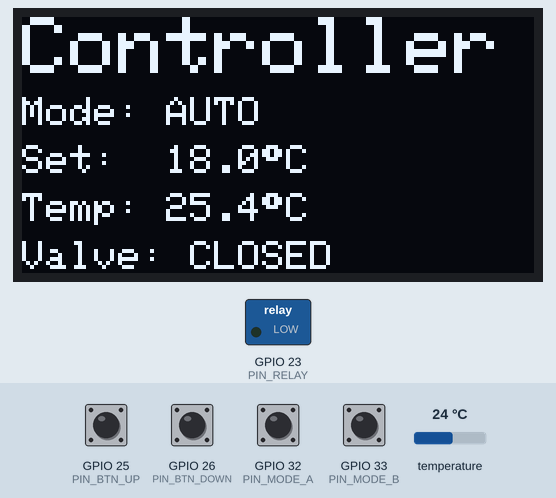
The program below on a simulated ESP32. Shown: 128×64 one-colour display, switched loads named in the program (green lamp = pin HIGH). Inputs (shaded band) come from the test bench; at power-on: GPIO 25 (PIN_BTN_UP), GPIO 26 (PIN_BTN_DOWN), GPIO 32 (PIN_MODE_A), GPIO 33 (PIN_MODE_B) HIGH, temperature 24 °C. EEPROM starts erased.

Above: at 2.7 s.
2.8 s: GPIO 33 (PIN_MODE_B) pulled LOW for 0.15 s
At 3.7 s:
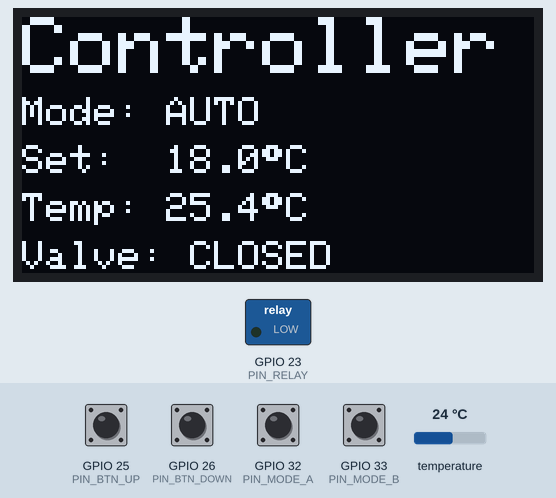
4.4 s: GPIO 32 (PIN_MODE_A) pulled LOW for 0.15 s
At 4.5 s:
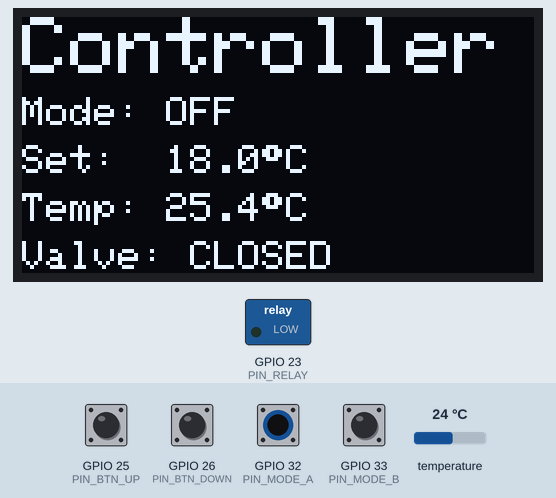
6.0 s: temperature set to 12 °C
At 7.2 s:
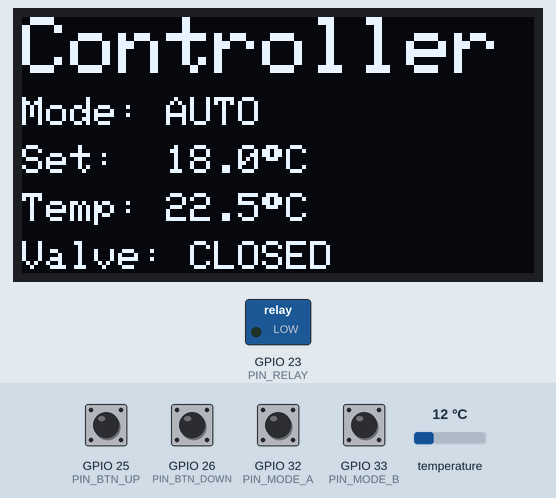
8.9 s: GPIO 33 (PIN_MODE_B) pulled LOW for 1 s
At 9.3 s:
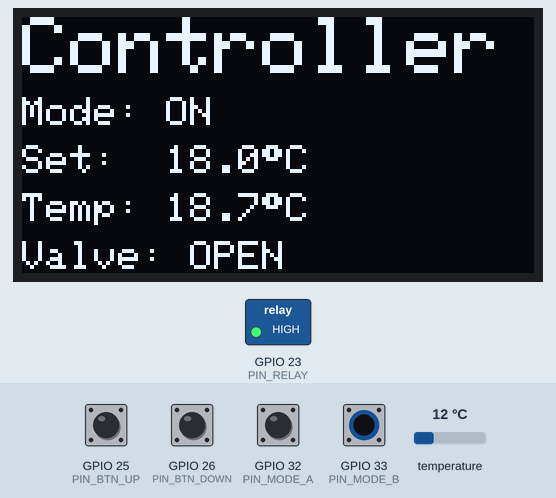
11.4 s: GPIO 25 (PIN_BTN_UP) pulled LOW for 1 s
At 13.2 s:
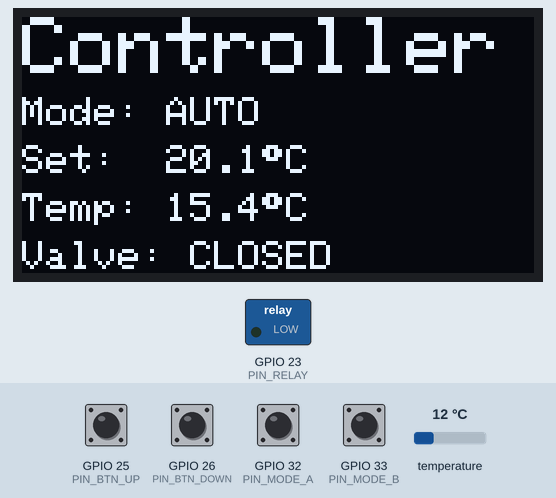
13.9 s: GPIO 26 (PIN_BTN_DOWN) pulled LOW for 0.15 s
At 14.8 s:
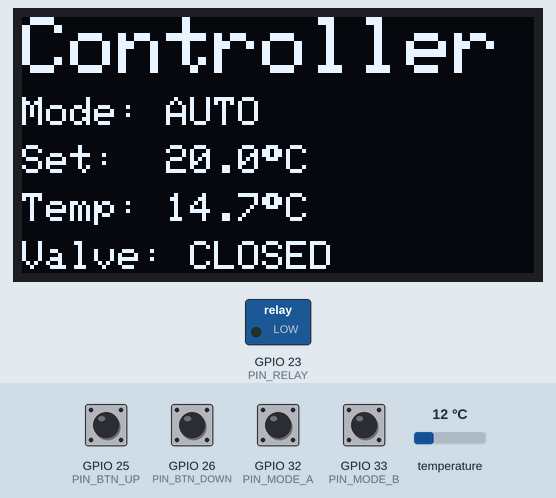
Timing chart, 0 to 16.9 s (numbered marks = the images above; inputs shaded):
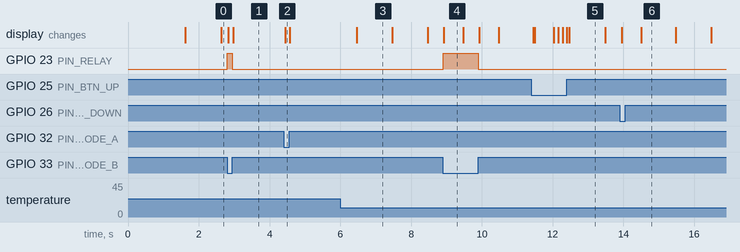

Measured:
- after the input at 2.8 s, GPIO 23 (PIN_RELAY): LOW → HIGH at once, → LOW 0.15 s later; the display: first changes at once (image 1 shows a later state)
- after the input at 4.4 s, the display: changes at once (image 2)
- after the input at 6.0 s, the display: changes after 0.47 s (image 3)
- after the input at 8.9 s, GPIO 23 (PIN_RELAY): LOW → HIGH at once, → LOW 1.0 s later; the display: changes at once (image 4)
- what the display in image 3 shows lasts 1.0 s, from 6.5 s to 7.5 s
- what the display in image 4 shows lasts 0.6 s, from 8.9 s to 9.5 s

The program:

main.cpp
```cpp
#include <Adafruit_GFX.h>
#include <Adafruit_SSD1306.h>
#include <Arduino.h>
#include <DallasTemperature.h>
#include <OneWire.h>
#include <Preferences.h>
#include <Wire.h>
#include <cstdint>

#if defined(ESP32)
#include <esp_task_wdt.h>
#endif

// ---------- OLED / I2C ----------
constexpr uint8_t OLED_ADDR = 0x3C;
constexpr int SCREEN_WIDTH = 128;
constexpr int SCREEN_HEIGHT = 64;
Adafruit_SSD1306 display(SCREEN_WIDTH, SCREEN_HEIGHT, &Wire, -1);

// ---------- IO Pins ----------
constexpr uint8_t PIN_MODE_A = 32;   // left -> GND = OFF
constexpr uint8_t PIN_MODE_B = 33;   // right -> GND = ON
constexpr uint8_t PIN_BTN_UP = 25;   // to GND (active LOW)
constexpr uint8_t PIN_BTN_DOWN = 26; // to GND (active LOW)

// ---------- Sensor & Relay ----------
constexpr uint8_t PIN_ONEWIRE = 4; // DS18B20 Data
constexpr uint8_t PIN_RELAY = 23;  // Relay IN
constexpr bool RELAY_ACTIVE_HIGH = true;

OneWire oneWire(PIN_ONEWIRE);
DallasTemperature sensors(&oneWire);
DeviceAddress dsAddr;

// ---------- Settings ----------
constexpr float SET_STEP = 0.1f;
constexpr float SET_MIN = -20.0f;
constexpr float SET_MAX = 80.0f;
constexpr float HYST = 0.2f;

enum class Mode { OFF, AUTO, ON };
float setpoint = 18.0f;
float lastTempRaw = NAN;
float lastTemp = NAN;
bool relayState = false;
Mode lastMode = Mode::AUTO;

// ---------- Smoothing ----------
float emaTemp = NAN;
constexpr float EMA_ALPHA = 0.25f;
inline float smooth(float prev, float now) {
  if (isnan(prev))
    return now;
  return prev + EMA_ALPHA * (now - prev);
}

// ---------- AUTO timing ----------
constexpr uint32_t OPEN_DURATION_MS = 10UL * 1000UL;
constexpr uint32_t COOLDOWN_MS = 120UL * 1000UL;

enum class AutoState { OPEN, CLOSED };
AutoState autoState = AutoState::CLOSED;
uint32_t stateStartedAt = 0;
uint32_t lastOpenAt = 0;

// ---------- Display power ----------
constexpr uint32_t DISPLAY_ON_TIMEOUT_MS = 120UL * 1000UL;
bool displayIsOn = true;
uint32_t lastInteractionAt = 0;

// ---------- Persistence ----------
Preferences prefs;
constexpr const char *NVS_NS = "winectrl";
constexpr const char *NVS_KEY_SETPOINT = "sp";
bool setpointDirty = false;
uint32_t lastSetpointChangeAt = 0;
constexpr uint32_t SETPOINT_SAVE_DELAY_MS = 1500;
constexpr float SP_SAVE_EPS = 0.05f;
float lastSavedSetpoint = NAN;

// ---------- Robustness Counters ----------
static uint32_t i2cErrorCount = 0;
static uint32_t dsNaNStreak = 0;
constexpr uint32_t DS_NAN_STREAK_RESET = 8; // n*~1s → ~8 Sekunden
constexpr uint32_t I2C_ERROR_RESET = 5;     // nach 5 Fehlern neu initialisieren

// ---------- Forward declarations ----------
void recoverI2CAndDisplay();
void initDisplay(bool showSplash);
void displayWake();
void displaySleep();

// ---------- Persistence helpers ----------
void saveSetpoint() {
  if (isnan(setpoint))
    return;
  if (isnan(lastSavedSetpoint) ||
      fabsf(setpoint - lastSavedSetpoint) >= SP_SAVE_EPS) {
    prefs.putFloat(NVS_KEY_SETPOINT, setpoint);
    lastSavedSetpoint = setpoint;
    setpointDirty = false;
  }
}
void loadSetpoint() {
  float v = prefs.getFloat(NVS_KEY_SETPOINT, NAN);
  if (!isnan(v)) {
    setpoint = constrain(v, SET_MIN, SET_MAX);
    lastSavedSetpoint = setpoint;
  }
}
void maybePersistSetpoint(uint32_t now) {
  if (setpointDirty &&
      (uint32_t)(now - lastSetpointChangeAt) >= SETPOINT_SAVE_DELAY_MS) {
    saveSetpoint();
  }
}

// ---------- Calibration (piecewise linear) ----------
static const int CAL_COUNT = 4;
static const float CAL_RAW[] = {9.0f, 24.0f, 41.0f, 95.5f};
static const float CAL_REF[] = {11.0f, 25.4f, 43.0f, 92.0f};

float applyCalibration(float raw) {
  if (isnan(raw) || CAL_COUNT <= 0)
    return raw;
  if (CAL_COUNT == 1)
    return raw + (CAL_REF[0] - CAL_RAW[0]);

  if (raw <= CAL_RAW[0]) {
    float x1 = CAL_RAW[0], x2 = CAL_RAW[1];
    float y1 = CAL_REF[0], y2 = CAL_REF[1];
    return y1 + (raw - x1) * (y2 - y1) / (x2 - x1);
  }
  if (raw >= CAL_RAW[CAL_COUNT - 1]) {
    float x1 = CAL_RAW[CAL_COUNT - 2], x2 = CAL_RAW[CAL_COUNT - 1];
    float y1 = CAL_REF[CAL_COUNT - 2], y2 = CAL_REF[CAL_COUNT - 1];
    return y1 + (raw - x1) * (y2 - y1) / (x2 - x1);
  }
  for (int i = 0; i < CAL_COUNT - 1; ++i) {
    if (raw >= CAL_RAW[i] && raw <= CAL_RAW[i + 1]) {
      float x1 = CAL_RAW[i], x2 = CAL_RAW[i + 1];
      float y1 = CAL_REF[i], y2 = CAL_REF[i + 1];
      return y1 + (raw - x1) * (y2 - y1) / (x2 - x1);
    }
  }
  return raw;
}

// ---------- Small I2C sanity check (optional) ----------
static bool i2cPing(uint8_t addr = OLED_ADDR) {
  Wire.beginTransmission(addr);
  return Wire.endTransmission() == 0; // true = OK
}

// ---------- Display power ----------
void displayWake() {
  if (!displayIsOn) {
    display.ssd1306_command(SSD1306_DISPLAYON); // void API, no return value
    if (!i2cPing())
      i2cErrorCount++;
    displayIsOn = true;
  }
  lastInteractionAt = millis();
}
void displaySleep() {
  if (displayIsOn) {
    display.ssd1306_command(SSD1306_DISPLAYOFF); // void API, no return value
    if (!i2cPing())
      i2cErrorCount++;
    displayIsOn = false;
  }
}
void updateDisplayPower(uint32_t now) {
  if (displayIsOn &&
      (uint32_t)(now - lastInteractionAt) >= DISPLAY_ON_TIMEOUT_MS) {
    displaySleep();
  }
}

// ---------- Mode switch ----------
Mode readModeSwitch(Mode lastKnown) {
  bool a = digitalRead(PIN_MODE_A);
  bool b = digitalRead(PIN_MODE_B);
  if (!a && b)
    return Mode::OFF;
  if (a && !b)
    return Mode::ON;
  if (a && b)
    return Mode::AUTO; // middle
  return lastKnown;    // both LOW -> keep last
}

// ---------- Relay ----------
void relayWrite(bool on) {
  relayState = on;
  if (RELAY_ACTIVE_HIGH)
    digitalWrite(PIN_RELAY, on ? HIGH : LOW);
  else
    digitalWrite(PIN_RELAY, on ? LOW : HIGH);
}
void clampSetpoint() { setpoint = constrain(setpoint, SET_MIN, SET_MAX); }

// ---------- AUTO helpers ----------
inline bool cooldownOver(uint32_t now) {
  return (uint32_t)(now - lastOpenAt) >= COOLDOWN_MS;
}
inline bool shouldOpenNow() {
  if (isnan(lastTemp))
    return false;
  return lastTemp > (setpoint + HYST * 0.5f);
}
void startOpen(uint32_t now) {
  autoState = AutoState::OPEN;
  stateStartedAt = now;
  lastOpenAt = now;
  relayWrite(true);
}
void startClosed(uint32_t now) {
  autoState = AutoState::CLOSED;
  stateStartedAt = now;
  relayWrite(false);
}

void controlLogicTimedAuto(bool modeJustEntered) {
  uint32_t now = millis();
  if (modeJustEntered) {
    lastOpenAt = (now >= COOLDOWN_MS) ? (now - COOLDOWN_MS) : 0;
    startClosed(now);
    if (shouldOpenNow() && cooldownOver(now))
      startOpen(now);
    return;
  }
  switch (autoState) {
  case AutoState::CLOSED:
    if (cooldownOver(now) && shouldOpenNow())
      startOpen(now);
    break;
  case AutoState::OPEN: {
    bool timeUp = (uint32_t)(now - stateStartedAt) >= OPEN_DURATION_MS;
    if (timeUp || isnan(lastTemp))
      startClosed(now);
    break;
  }
  }
}
void controlLogic(Mode mode, bool modeJustEntered) {
  switch (mode) {
  case Mode::OFF:
    startClosed(millis());
    break;
  case Mode::ON:
    relayWrite(true);
    autoState = AutoState::CLOSED;
    stateStartedAt = millis();
    break;
  case Mode::AUTO:
    controlLogicTimedAuto(modeJustEntered);
    break;
  }
}

// ---------- UI ----------
void drawGrapeOutline(int16_t x, int16_t y) {
  display.drawCircle(x + 6, y + 10, 4, SSD1306_WHITE);
  display.drawCircle(x + 12, y + 10, 4, SSD1306_WHITE);
  display.drawCircle(x + 9, y + 16, 4, SSD1306_WHITE);
  display.drawCircle(x + 4, y + 18, 4, SSD1306_WHITE);
  display.drawCircle(x + 14, y + 18, 4, SSD1306_WHITE);
  display.drawCircle(x + 9, y + 22, 4, SSD1306_WHITE);
  display.drawLine(x + 9, y + 4, x + 9, y + 10, SSD1306_WHITE);
  display.drawLine(x + 9, y + 5, x + 14, y + 2, SSD1306_WHITE);
  display.drawLine(x + 14, y + 2, x + 16, y + 5, SSD1306_WHITE);
  display.drawLine(x + 16, y + 5, x + 12, y + 6, SSD1306_WHITE);
  display.drawLine(x + 12, y + 6, x + 9, y + 5, SSD1306_WHITE);
}
void drawSplash() {
  display.clearDisplay();
  display.setTextColor(SSD1306_WHITE);
  display.setTextSize(1);
  display.setCursor(0, 0);
  display.println(F("Wine Cooling System"));
  display.setCursor(0, 12);
  display.println(F("designed by"));
  display.setCursor(0, 22);
  display.println(F("Simon Riedinger"));
  display.setCursor(0, 36);
  display.println(F("for"));
  display.setCursor(0, 46);
  display.println(F("Hannes Schock"));
  drawGrapeOutline(92, 8);
  display.display(); // void API
  if (!i2cPing())
    i2cErrorCount++; // optional: count I2C issue
}
void drawMain(Mode m, float sp, float t, bool relay) {
  if (!displayIsOn)
    return;
  display.clearDisplay();
  display.setTextColor(SSD1306_WHITE);

  display.setTextSize(2);
  display.setCursor(0, 0);
  display.println(F("Controller"));

  display.setTextSize(1);
  display.setCursor(0, 20);
  display.print(F("Mode: "));
  switch (m) {
  case Mode::OFF:
    display.print(F("OFF"));
    break;
  case Mode::AUTO:
    display.print(F("AUTO"));
    break;
  case Mode::ON:
    display.print(F("ON"));
    break;
  }

  display.setCursor(0, 32);
  display.print(F("Set:  "));
  display.printf("%.1f", sp);
  display.print((char)247);
  display.print(F("C"));

  display.setCursor(0, 44);
  display.print(F("Temp: "));
  if (isnan(t)) {
    display.print(F("--.-"));
    display.setCursor(80, 44);
    display.print(F("ERR"));
  } else {
    display.printf("%.1f", t);
  }
  display.print((char)247);
  display.print(F("C"));

  display.setCursor(0, 56);
  display.print(F("Valve: "));
  display.print(relay ? "OPEN" : "CLOSED");

  display.display(); // void API
  if (!i2cPing())
    i2cErrorCount++; // optional: count I2C issue
}

// ---------- Buttons ----------
struct Btn {
  uint8_t pin;
  bool lastLevel = true;
  uint32_t pressedAt = 0;
  uint32_t lastRepeat = 0;
  bool handled = false;
  Btn(uint8_t p) : pin(p) {}
};
Btn btnUp(PIN_BTN_UP);
Btn btnDown(PIN_BTN_DOWN);

bool handleButton(Btn &b, float delta) {
  bool level = digitalRead(b.pin); // pull-up: LOW = pressed
  uint32_t now = millis();
  uint32_t held = now - b.pressedAt;
  float step = delta;
  if (held > 1200)
    step = (delta > 0 ? +1.0f : -1.0f);
  else if (held > 600)
    step = (delta > 0 ? +0.5f : -0.5f);

  bool changed = false;

  if (!level && b.lastLevel) {
    displayWake();
    b.lastLevel = level;
    if (!displayIsOn)
      return false;
    b.pressedAt = now;
    b.lastRepeat = now;
    b.handled = false;
  }

  if (!level && displayIsOn) {
    if (!b.handled && (uint32_t)(now - b.pressedAt) > 30) {
      setpoint += step;
      clampSetpoint();
      b.handled = true;
      changed = true;
    }
    if ((uint32_t)(now - b.pressedAt) > 600 &&
        (uint32_t)(now - b.lastRepeat) > 120) {
      setpoint += step;
      clampSetpoint();
      b.lastRepeat = now;
      changed = true;
    }
  }
  b.lastLevel = level;

  if (changed) {
    setpointDirty = true;
    lastSetpointChangeAt = now;
  }
  return changed;
}

// ---------- Robustness helpers ----------
void initDisplay(bool showSplash) {
  // Safe I2C defaults (slower clock, timeout to avoid hard hang)
  Wire.begin();
  Wire.setClock(100000); // 100 kHz for stability
  Wire.setTimeOut(50);   // abort I2C ops after 50ms to avoid deadlocks

  if (!display.begin(SSD1306_SWITCHCAPVCC, OLED_ADDR)) {
    // If we fail here, count an error; try later again
    i2cErrorCount++;
    displayIsOn = false;
    return;
  }
  displayIsOn = true;
  if (showSplash)
    drawSplash();
}
void recoverI2CAndDisplay() {
  // Simple recovery: re-init I2C & display
  initDisplay(false);
  // reset error counter after attempt
  i2cErrorCount = 0;
}

// ---------- Setup ----------
void setup() {
  // I/O
  pinMode(PIN_MODE_A, INPUT_PULLUP);
  pinMode(PIN_MODE_B, INPUT_PULLUP);
  pinMode(PIN_BTN_UP, INPUT_PULLUP);
  pinMode(PIN_BTN_DOWN, INPUT_PULLUP);
  pinMode(PIN_RELAY, OUTPUT);
  relayWrite(false);

  // I2C + OLED
  initDisplay(true);

  // DS18B20
  sensors.begin();
  bool hasAddr = sensors.getAddress(dsAddr, 0);
  if (hasAddr)
    sensors.setResolution(dsAddr, 12);
  sensors.setWaitForConversion(false);

  // Persistence
  prefs.begin(NVS_NS, false);
  loadSetpoint();

  displayIsOn = true;
  lastInteractionAt = millis();

#if defined(ESP32)
  // Watchdog: 5s window, panic on trigger → reboot
  esp_task_wdt_init(5, true);
  esp_task_wdt_add(NULL);
#endif

  // Short splash without blocking WDT
  uint32_t t0 = millis();
  while ((uint32_t)(millis() - t0) < 1500) {
    delay(10);
#if defined(ESP32)
    esp_task_wdt_reset();
#endif
  }
}

// ---------- Loop ----------
void loop() {
  static uint32_t lastTempPoll = 0;
  static uint32_t lastDraw = 0;
  static float lastDrawnTemp = NAN, lastDrawnSp = NAN;
  static bool lastDrawnRelay = false;

  uint32_t now = millis();

#if defined(ESP32)
  esp_task_wdt_reset();
#endif

  updateDisplayPower(now);

  // Buttons
  bool changed = false;
  changed |= handleButton(btnUp, +SET_STEP);
  changed |= handleButton(btnDown, -SET_STEP);

  // Save setpoint (debounced)
  maybePersistSetpoint(now);

  // Temperature: asynchronous cycle ~1s
  static bool convRunning = false;
  if (!convRunning && (uint32_t)(now - lastTempPoll) > 1000) {
    sensors.requestTemperaturesByAddress(dsAddr); // target the known sensor
    convRunning = true;
    lastTempPoll = now;
  } else if (convRunning && (uint32_t)(now - lastTempPoll) >= 800) {
    float t = sensors.getTempC(dsAddr);
    lastTempRaw = (t > -127.0f && t < 125.0f) ? t : NAN;
    if (isnan(lastTempRaw)) {
      dsNaNStreak++;
      if (dsNaNStreak >= DS_NAN_STREAK_RESET) {
        // try to recover OneWire/DS
        sensors.begin();
        sensors.setWaitForConversion(false);
        dsNaNStreak = 0;
      }
    } else {
      dsNaNStreak = 0;
      float calibrated = applyCalibration(lastTempRaw);
      emaTemp = smooth(emaTemp, calibrated);
      lastTemp = emaTemp;
    }
    convRunning = false;
  }

  // Mode & control
  Mode mode = readModeSwitch(lastMode);
  bool modeJustEntered = (mode != lastMode);
  if (modeJustEntered)
    displayWake();
  controlLogic(mode, modeJustEntered);
  lastMode = mode;

  // Need redraw?
  bool needRedraw = changed || relayState != lastDrawnRelay ||
                    (displayIsOn && (uint32_t)(now - lastDraw) > 250) ||
                    (!isnan(lastTemp) && !isnan(lastDrawnTemp) &&
                     fabsf(lastTemp - lastDrawnTemp) >= 0.1f) ||
                    (fabsf(setpoint - lastDrawnSp) >= 0.1f) ||
                    (uint32_t)(now - lastInteractionAt) < 50;

  if (displayIsOn && needRedraw) {
    drawMain(mode, setpoint, lastTemp, relayState);
    lastDrawnTemp = lastTemp;
    lastDrawnSp = setpoint;
    lastDrawnRelay = relayState;
    lastDraw = now;
  }

  // I2C/OLED recovery if errors piled up
  if (i2cErrorCount >= I2C_ERROR_RESET) {
    recoverI2CAndDisplay();
  }

  delay(5); // yields to RTOS
}
```
